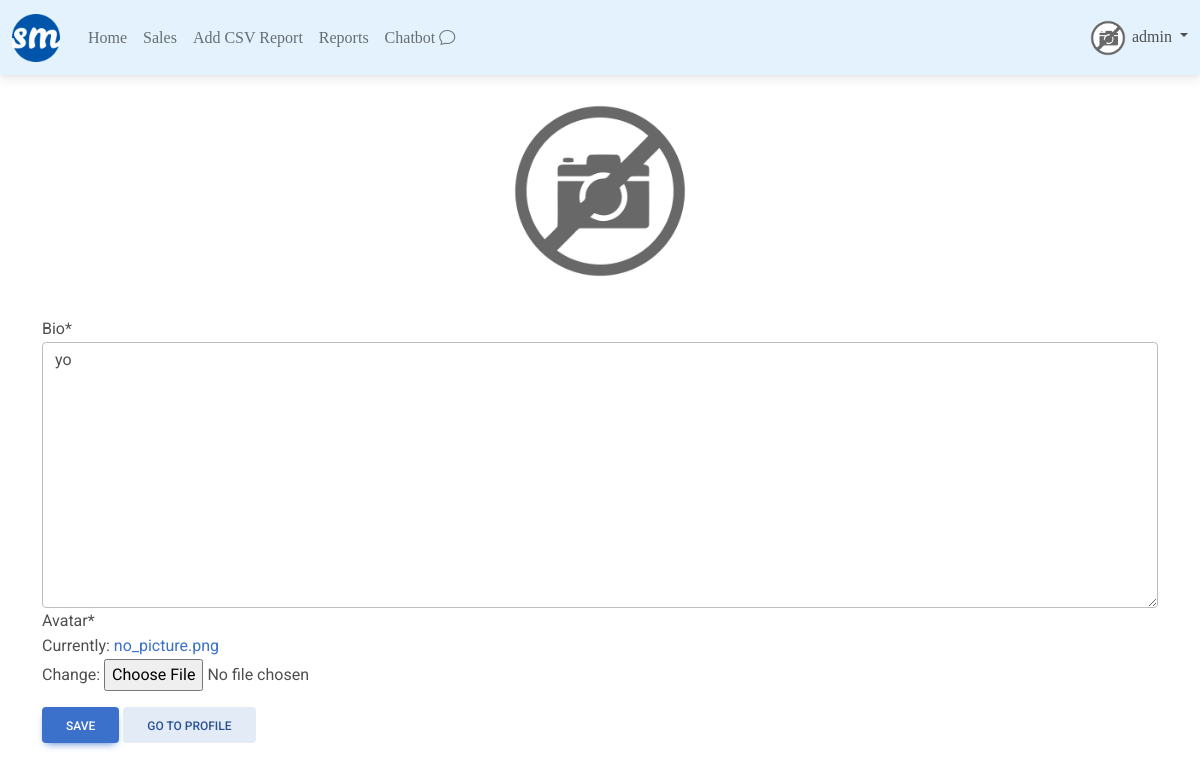
Before: /my_profile/edit/ (signed in) with the older database file.
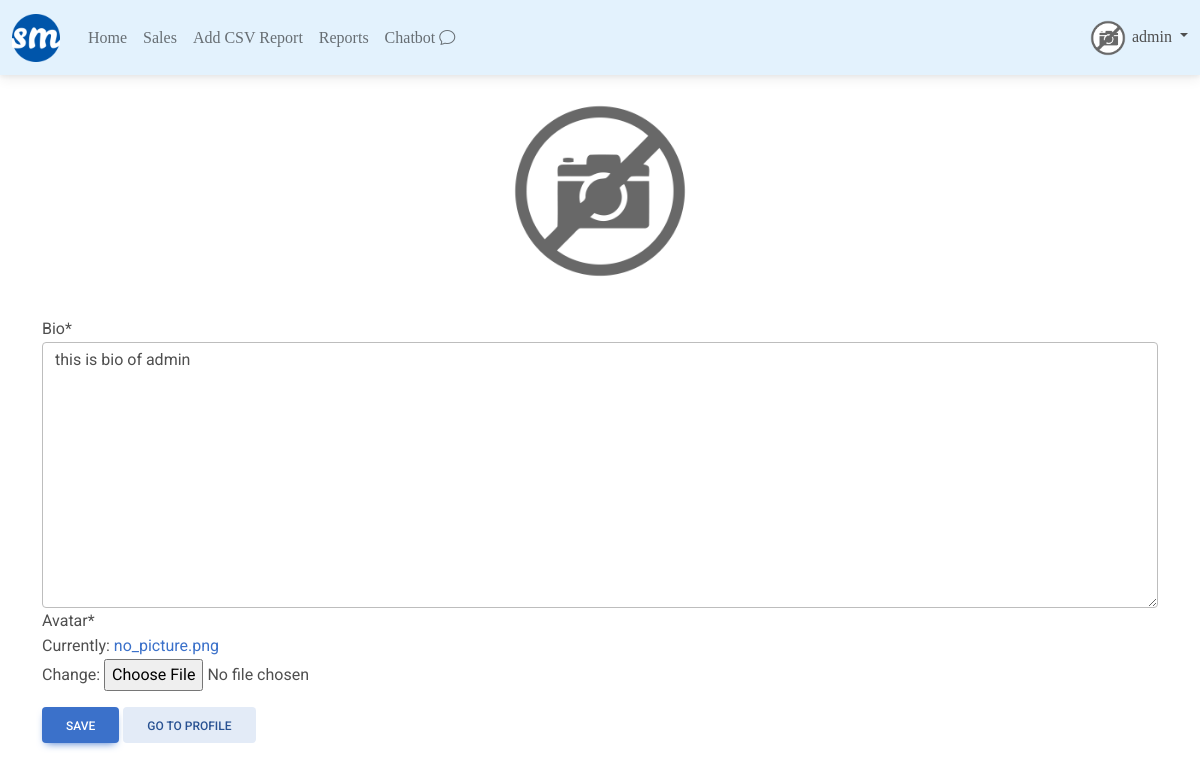
After: the same page with the newer database file.
### profiles/models.py (models this page shows, shortened)
class Profile(models.Model):
    user = models.OneToOneField(User,on_delete=models.CASCADE)
    bio = models.TextField(default='no bio...')
    avatar = models.ImageField(upload_to= 'avatars',default = 'no_picture.png')
    created = models.DateTimeField(auto_now_add=True)
    updtaed = models.DateTimeField(auto_now= True)

### profiles/views.py (the view)
# urls.py: path('edit/',edit,name='edit')
def edit(request):
    profile=Profile.objects.get(user=request.user)
    form = ProfileForm(request.POST or None,request.FILES or None,instance=profile)
    confirm = False
    if form.is_valid():
        form.save()
        confirm= True
    context={
        'profile':profile,
        'form':form,
        'confirm':confirm,
    }
    return render(request, 'profiles/edit.html',context)

### profiles/forms.py
class ProfileForm(forms.ModelForm):
    class Meta:
        model = Profile
        exclude= ('user',)

### profiles/templates/profiles/edit.html (shortened to what this page needs)
{% extends 'base.html' %}
{% load crispy_forms_tags %}
{% block content %}
        <div class= "text-center">
            <img src="{{profile.avatar.url}}" alt = "my-profile" class ="avatar-big">
        </div>
    <br>
    <form action = ""  method="POST" enctype="multipart/form-data">
    {{form|crispy}}
    <button type ='submit' class = "btn btn-primary mt-3">Save</button> <a class="btn btn-secondary mt-3" href={% url 'profiles:my'%} role="button">Go To Profile</a>
    </form>
{% endblock content %}

Changed rows visible on the page:
changed Profile: bio "yo" → "this is bio of admin"
